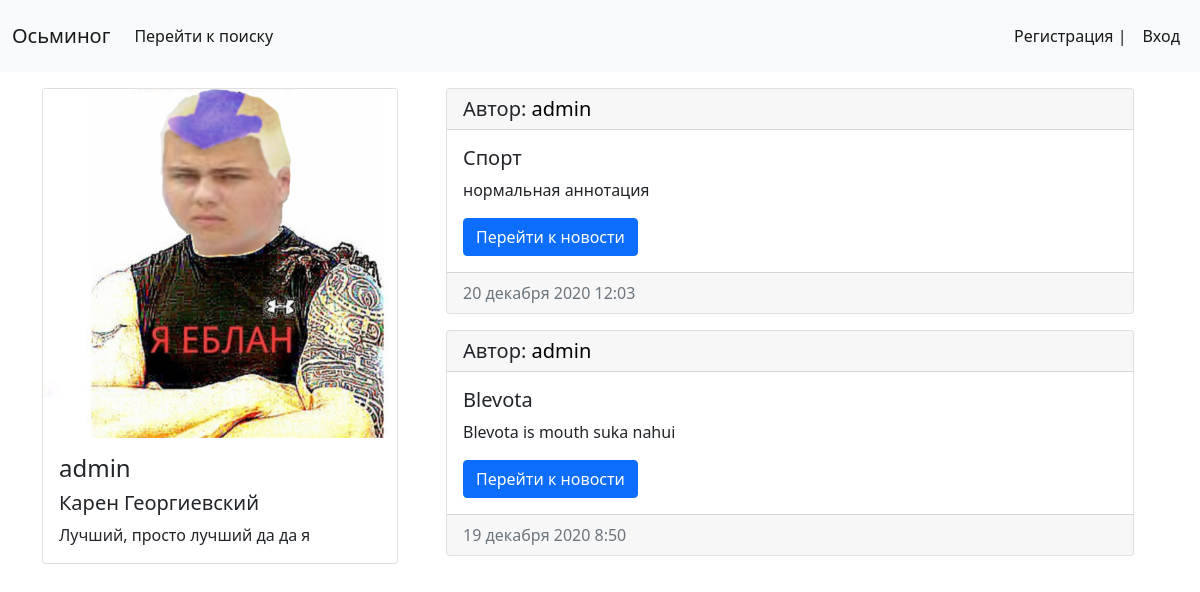
The app's page /profiles/1/ with its own data.
### news/models.py (models this page shows, shortened)
class User(AbstractUser):
    photo = models.ImageField(upload_to='photos/%Y/%m/%d', blank=True, verbose_name='Фотокарточка')
    about = models.TextField(blank=True, verbose_name='О себе')
    def __str__(self):
        return self.username
    class Meta:
        verbose_name = 'Пользователь'
        verbose_name_plural = 'Пользователи'
        ordering = ['username']

class Article(models.Model):
    title = models.CharField(max_length=150, verbose_name='Название')
    created_at = models.DateTimeField(auto_now_add=True, verbose_name='Дата создания')
    annotation = models.TextField(blank=True, verbose_name='Аннотация', max_length=200)
    text = models.TextField(blank=True, verbose_name='Текст новости')
    user = models.ForeignKey('User', on_delete=models.CASCADE)
    class Meta:
        verbose_name = 'Новость'
        verbose_name_plural = 'Новости'
        ordering = ['-created_at']

### news/views.py (the view)
# urls.py: path('profiles/<int:user_id>/', user_profile, name='profile'),
def user_profile(request, user_id):
    user = get_object_or_404(User, pk=user_id)
    news = Article.objects.filter(user=user_id)
    return render(request, 'news/profile.html', {'user': user, 'news': news})

### news/templates/news/profile.html (shortened to what this page needs)
{% extends 'base.html' %}
{% block content %}
<div class="container">
	<div class="row">
		<div class="col-md-4">
			<div class="card">
				{% if user.photo %}
					<img src="{{ user.photo.url }}" class="card-img-top" alt="">
				{% else %}
					<img src="https://sun9-27.userapi.com/c844416/v844416485/90124/y_SgA6H39ko.jpg" class="card-img-top" alt="">
				{% endif %}
				<div class="card-body">
					<h4 class="card-title">{{ user.username }}</h4>
					<h5 class="card-text">{{ user.first_name }} {{ user.last_name }}</h5>
					<p class="card-text">{{ user.about }}</p>
				</div>
			</div>
		</div>
		<div class="col-md-8">
			{% if news %}
				{% for item in news %}
					<div class="container">
						<div class="card">
							<h5 class="card-header">Автор: <a href="{% url 'profile' item.user.pk %}" style="text-decoration:none; color:black;">{{ item.user }}</a></h5>
							<div class="card-body">
								<h5 class="card-title">{{ item.title }}</h5>
								<p class="card-text">{{ item.annotation }}</p>
								<a href="{% url 'news' item.pk %}" class="btn btn-primary">Перейти к новости</a>
							</div>
							<div class="card-footer text-muted">
								{{ item.created_at|date:"d E Y G:i" }}
							</div>
						</div>
					</div>
				{% endfor %}
			{% else %}
				<p>У этого автора еще нет статей(</p>
			{% endif %}
		</div>
	</div>
</div>
{% endblock %}

### templates/base.html (shortened to what this page needs)
<!doctype html>
<html lang="ru">
<head>
    <link href="https://cdn.jsdelivr.net/npm/bootstrap@5.0.0-beta1/dist/css/bootstrap.min.css" rel="stylesheet">
</head>
<body>
    {% include 'inc/_nav.html' %}
    {% block content%}
    {% endblock %}
</body>
</html>

### templates/inc/_nav.html
<nav class="navbar navbar-expand-lg navbar-light bg-light">
	<div class="container-fluid">
		<a class="navbar-brand mb-0 h1" href="{% url 'home' %}">Осьминог</a>
		<div class="collapse navbar-collapse" id="navbarSupportedContent">
			<ul class="navbar-nav me-auto mb-2 mb-lg-0">
				<li class="nav-item">
					<a class="nav-link active" aria-current="page" href="{% url 'search' %}">Перейти к поиску</a>
				</li>
			</ul>
			<span class="navbar-text">
				{% if request.user.is_authenticated %}
				<ul class="navbar-nav me-auto mb-2 mb-lg-0">
					<li class="nav-item">
						<a class="nav-link active" aria-current="page" href="{% url 'profile' request.user.pk %}">{{ request.user.username }}</a>
					</li>
					<li class="nav-item">
						<a class="nav-link active" aria-current="page" href="{% url 'logout' %}">Выход</a>
					</li>
				</ul>
				{% else %}
				<ul class="navbar-nav me-auto mb-2 mb-lg-0">
					<li class="nav-item">
						<a class="nav-link active" aria-current="page" href="{% url 'register' %}">Регистрация | </a>
					</li>
					 <li class="nav-item">
						<a class="nav-link active" aria-current="page" href="{% url 'authen' %}">Вход</a>
					</li>
				</ul>
				{% endif %}
			</span>
		</div>
	</div>
</nav>

### records on screen
User: photo (picture), username "admin", first_name "Карен", last_name "Георгиевский", about "Лучший, просто лучший да да я"
Article: user "admin", title "Спорт", annotation "нормальная аннотация", created_at "20 декабря 2020 12:03"
Article: user "admin", title "Blevota", annotation "Blevota is mouth suka nahui", created_at "19 декабря 2020 8:50"
